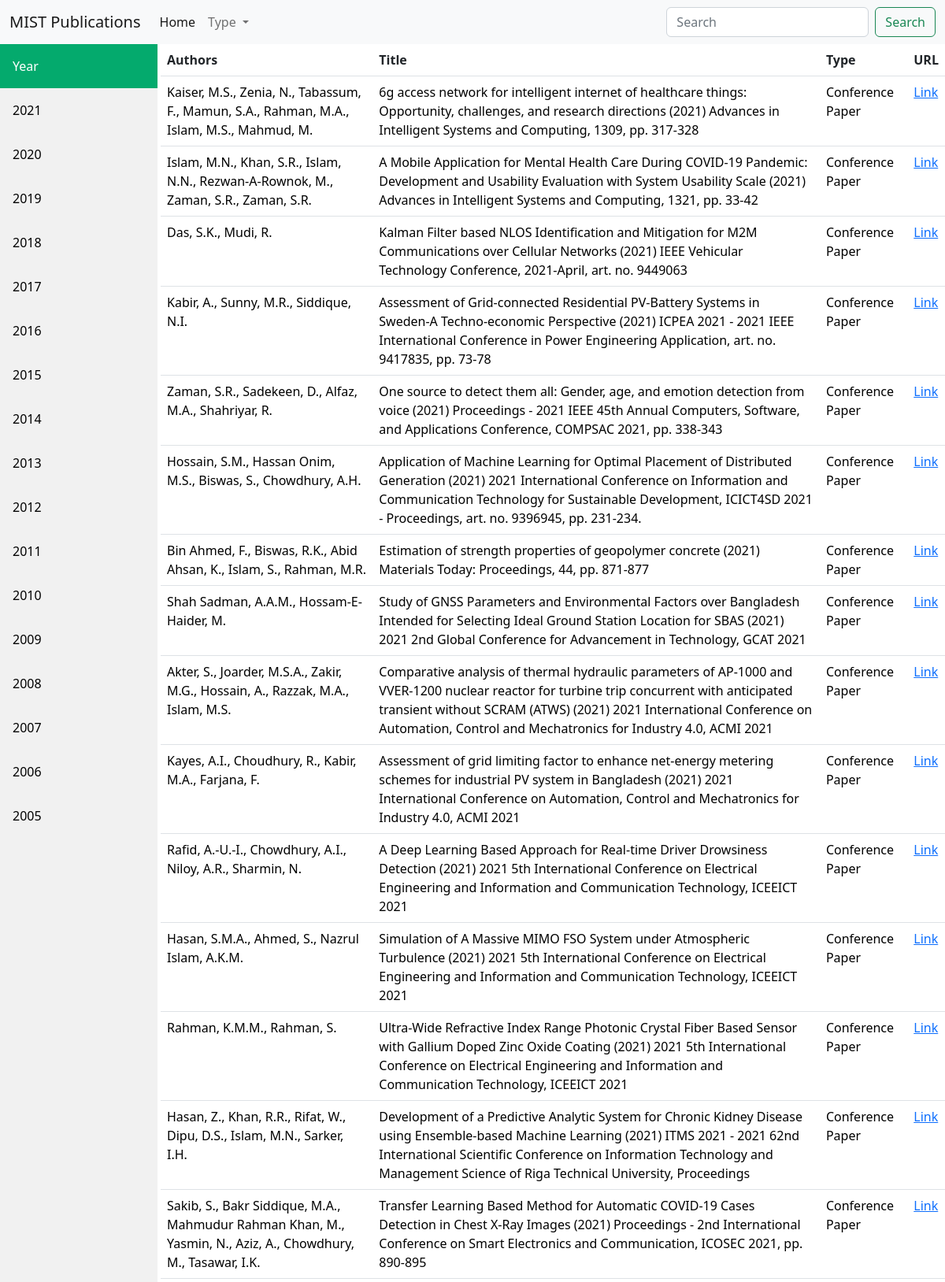
/category/Conference Paper/ (upper part), run on the app's committed database.
### publications/models.py (models this page shows)
class Publication(models.Model):
    types = (
              ("Conference Paper", "Conference Paper"),
              ("Article", "Article"),
              ("Book Chapter", "Book Chapter"),
              ("Book","Book"),
              ("Editorial", "Editorial"),
              ("Review", "Review"),
              ("Letter", "Letter"),
            )
    authors = models.CharField(max_length= 500)
    title = models.CharField(max_length=1500)
    scopus_url = models.URLField(max_length=500, blank=True, null=True)
    DOI = models.CharField(max_length=100, blank=True, null=True)
    affiliation = models.TextField(blank=True, null=True)
    publisher = models.CharField(max_length=200, blank=True, null=True)
    ISSN = models.CharField(max_length=30, blank=True, null=True)
    ISBN = models.CharField(max_length=30, blank=True, null=True)
    document_type = models.CharField(max_length=50, choices=types)
    publication_stage = models.CharField(max_length=50, blank=True, null=True)
    open_access = models.CharField(max_length=50, blank=True, null=True)
    publishing_year = models.IntegerField()
    source = models.CharField(max_length=50, blank=True, null=True)
    cited_by = models.IntegerField(blank=True, null=True)

### publications/views.py (the view)
# urls.py: path('category/<str:document_type>/', views.category, name = 'category'),
def category(request, document_type):
    types = ["Conference Paper", "Article", "Book Chapter", "Book", "Editorial", "Review", "Letter"]
    years = list(year_publications.objects.all().values_list('year', flat=True))
    years_r = years.copy()
    years_r.sort(reverse=True)
    pubs = Publication.objects.filter(document_type = document_type).order_by('-publishing_year','-cited_by')
    showing_product = 50
    paginator = Paginator(pubs, showing_product)
    page = request.GET.get('page')
    try:
        page_product = paginator.page(page)
    except PageNotAnInteger:
        page = 1
        page_product = paginator.page(page)
    except EmptyPage:
        page = paginator.num_pages
        page_product = paginator.page(page)
    leftIndex = (int(page) - 4)
    if leftIndex < 1:
        leftIndex = 1
    rightIndex = (int(page) + 10)
    if rightIndex > paginator.num_pages:
        rightIndex = paginator.num_pages + 1
    custom_range = range(leftIndex, rightIndex)
    total_pubs = len(pubs)
    showing_items = len(page_product)
    context = { 'message': 'Hello, World! :)', 'years': years,'years_r':years_r, "types": types, "pubs": page_product, 'custom_range': custom_range, "total_pubs": total_pubs, "showing_items": showing_items}
    return render(request, 'publications/year.html', context)

### publications/templates/publications/year.html (shortened to what this page needs)
<!doctype html>
<html lang="en">
  <head>
    <link href="https://cdn.jsdelivr.net/npm/bootstrap@5.2.0/dist/css/bootstrap.min.css" rel="stylesheet">
  </head>
  <body>
    {% include 'publications/nav.html' %}
    <div class="row">
        <div class="col-2">
            <div class="sidebar">
                <a class="active" href="">Year</a>
                {% for year in years_r %}
                <a href="{% url 'year_wise_publications' year=year %}">{{year}}</a>
                {% endfor %}
                <a> </a>
            </div>
        </div>
        <div class="col-10">
            <table class="table table-hover">
                <thead>
                  <tr>
                    <th scope="col">Authors</th>
                    <th scope="col">Title</th>
                    <th scope="col">Type</th>
                    <th scope="col">URL</th>
                  </tr>
                </thead>
                <tbody>
                  {% for pub in pubs %}
                  <tr>
                    <td scope="row"><a style="text-decoration: none; color: black;" href = "{% url 'details' pub.id %}" >{{pub.authors}}</a></td>
                    <td><a style="text-decoration: none; color: black;" href = "{% url 'details' pub.id %}" >{{pub.title}}</a></td>
                    <td><a style="text-decoration: none; color: black;" href = "{% url 'details' pub.id %}" >{{pub.document_type}}</a></td></td>
                    <td><a href = {{pub.scopus_url}} target="_blank">Link</a></td>
                  </tr>
                  {% endfor %}
                </tbody>
              </table>
        </div>
    </div>
  </body>
</html>

### publications/templates/publications/year.html (style rules this page uses)
.sidebar { margin: 0; padding: 0; width: 200px; background-color: #f1f1f1; position: fixed; height: 100%; overflow: auto; }
.sidebar a { display: block; color: black; padding: 16px; text-decoration: none; }
.sidebar a.active { background-color: #04AA6D; color: white; }

### data on the page
Publication: authors "Kaiser, M.S., Zenia, N., Tabassum, F., Mamun, S.A., Rahman, M.A., Islam, M.S., Mahmud, M.", title "6g access network for intelligent internet of healthcare things: Opportunity, challenges, and research directions (2021) Advances in Intelligent Systems and Computing, 1309, pp. 317-328", document_type "Conference Paper"
Publication: authors "Islam, M.N., Khan, S.R., Islam, N.N., Rezwan-A-Rownok, M., Zaman, S.R., Zaman, S.R.", title "A Mobile Application for Mental Health Care During COVID-19 Pandemic: Development and Usability Evaluation with System Usability Scale (2021) Advances in Intelligent Systems and Computing, 1321, pp. 33-42", document_type "Conference Paper"
Publication: authors "Das, S.K., Mudi, R.", title "Kalman Filter based NLOS Identification and Mitigation for M2M Communications over Cellular Networks (2021) IEEE Vehicular Technology Conference, 2021-April, art. no. 9449063", document_type "Conference Paper"
Publication: authors "Kabir, A., Sunny, M.R., Siddique, N.I.", title "Assessment of Grid-connected Residential PV-Battery Systems in Sweden-A Techno-economic Perspective (2021) ICPEA 2021 - 2021 IEEE International Conference in Power Engineering Application, art. no. 9417835, pp. 73-78", document_type "Conference Paper"
Publication: authors "Zaman, S.R., Sadekeen, D., Alfaz, M.A., Shahriyar, R.", title "One source to detect them all: Gender, age, and emotion detection from voice (2021) Proceedings - 2021 IEEE 45th Annual Computers, Software, and Applications Conference, COMPSAC 2021, pp. 338-343", document_type "Conference Paper"
Publication: authors "Hossain, S.M., Hassan Onim, M.S., Biswas, S., Chowdhury, A.H.", title "Application of Machine Learning for Optimal Placement of Distributed Generation (2021) 2021 International Conference on Information and Communication Technology for Sustainable Development, ICICT4SD 2021 - Proceedings, art. no. 9396945, pp. 231-234.", document_type "Conference Paper"
Publication: authors "Bin Ahmed, F., Biswas, R.K., Abid Ahsan, K., Islam, S., Rahman, M.R.", title "Estimation of strength properties of geopolymer concrete (2021) Materials Today: Proceedings, 44, pp. 871-877", document_type "Conference Paper"
Publication: authors "Shah Sadman, A.A.M., Hossam-E-Haider, M.", title "Study of GNSS Parameters and Environmental Factors over Bangladesh Intended for Selecting Ideal Ground Station Location for SBAS (2021) 2021 2nd Global Conference for Advancement in Technology, GCAT 2021", document_type "Conference Paper"
Publication: authors "Akter, S., Joarder, M.S.A., Zakir, M.G., Hossain, A., Razzak, M.A., Islam, M.S.", title "Comparative analysis of thermal hydraulic parameters of AP-1000 and VVER-1200 nuclear reactor for turbine trip concurrent with anticipated transient without SCRAM (ATWS) (2021) 2021 International Conference on Automation, Control and Mechatronics for Industry 4.0, ACMI 2021", document_type "Conference Paper"
Publication: authors "Kayes, A.I., Choudhury, R., Kabir, M.A., Farjana, F.", title "Assessment of grid limiting factor to enhance net-energy metering schemes for industrial PV system in Bangladesh (2021) 2021 International Conference on Automation, Control and Mechatronics for Industry 4.0, ACMI 2021", document_type "Conference Paper"
Publication: authors "Rafid, A.-U.-I., Chowdhury, A.I., Niloy, A.R., Sharmin, N.", title "A Deep Learning Based Approach for Real-time Driver Drowsiness Detection (2021) 2021 5th International Conference on Electrical Engineering and Information and Communication Technology, ICEEICT 2021", document_type "Conference Paper"
Publication: authors "Hasan, S.M.A., Ahmed, S., Nazrul Islam, A.K.M.", title "Simulation of A Massive MIMO FSO System under Atmospheric Turbulence (2021) 2021 5th International Conference on Electrical Engineering and Information and Communication Technology, ICEEICT 2021", document_type "Conference Paper"
Publication: authors "Rahman, K.M.M., Rahman, S.", title "Ultra-Wide Refractive Index Range Photonic Crystal Fiber Based Sensor with Gallium Doped Zinc Oxide Coating (2021) 2021 5th International Conference on Electrical Engineering and Information and Communication Technology, ICEEICT 2021", document_type "Conference Paper"
Publication: authors "Hasan, Z., Khan, R.R., Rifat, W., Dipu, D.S., Islam, M.N., Sarker, I.H.", title "Development of a Predictive Analytic System for Chronic Kidney Disease using Ensemble-based Machine Learning (2021) ITMS 2021 - 2021 62nd International Scientific Conference on Information Technology and Management Science of Riga Technical University, Proceedings", document_type "Conference Paper"
Publication: authors "Sakib, S., Bakr Siddique, M.A., Mahmudur Rahman Khan, M., Yasmin, N., Aziz, A., Chowdhury, M., Tasawar, I.K.", title "Transfer Learning Based Method for Automatic COVID-19 Cases Detection in Chest X-Ray Images (2021) Proceedings - 2nd International Conference on Smart Electronics and Communication, ICOSEC 2021, pp. 890-895", document_type "Conference Paper"

### other printed values
{{ year }} "2021" "2020" "2019" "2018" "2017" "2016" "2015" "2014" "2013" "2012" "2011" "2010" "2009" "2008" "2007" "2006" "2005"
